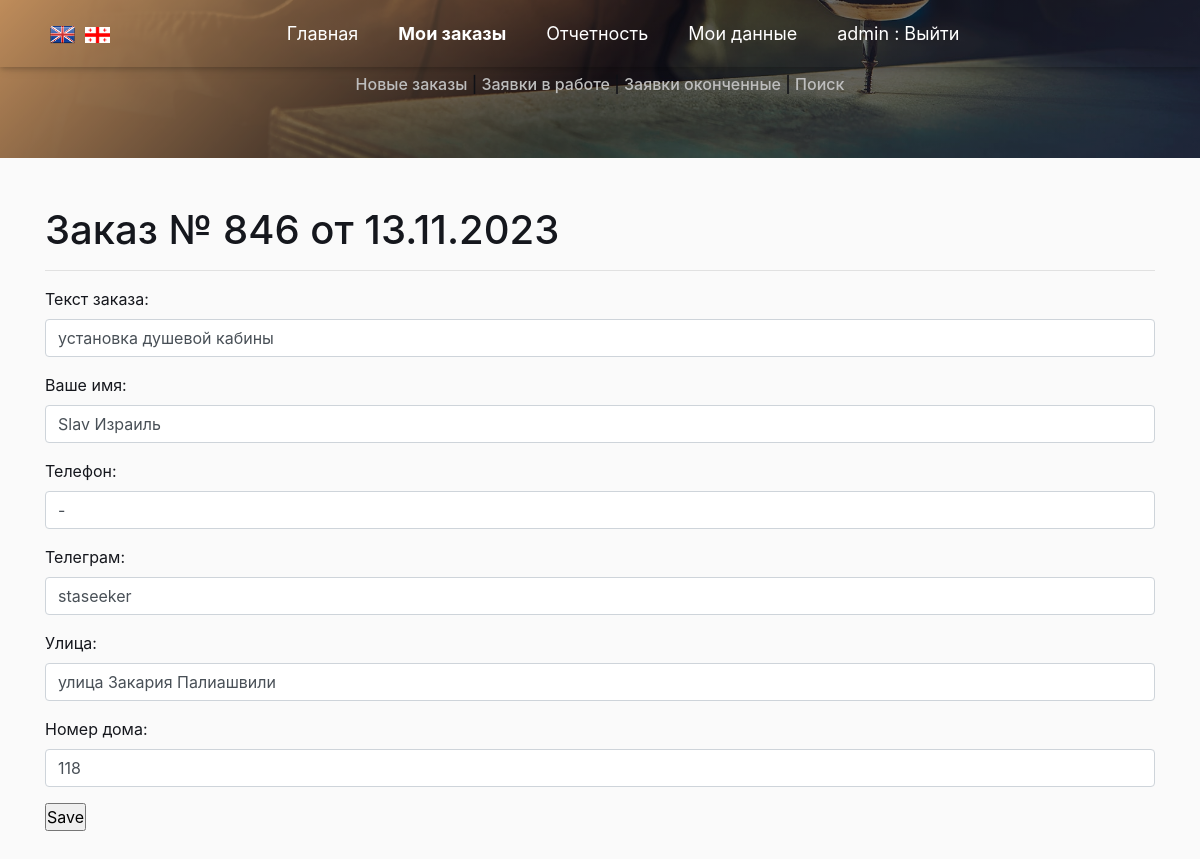
The page /list_order/update/846 (signed in) on the database as committed earlier.
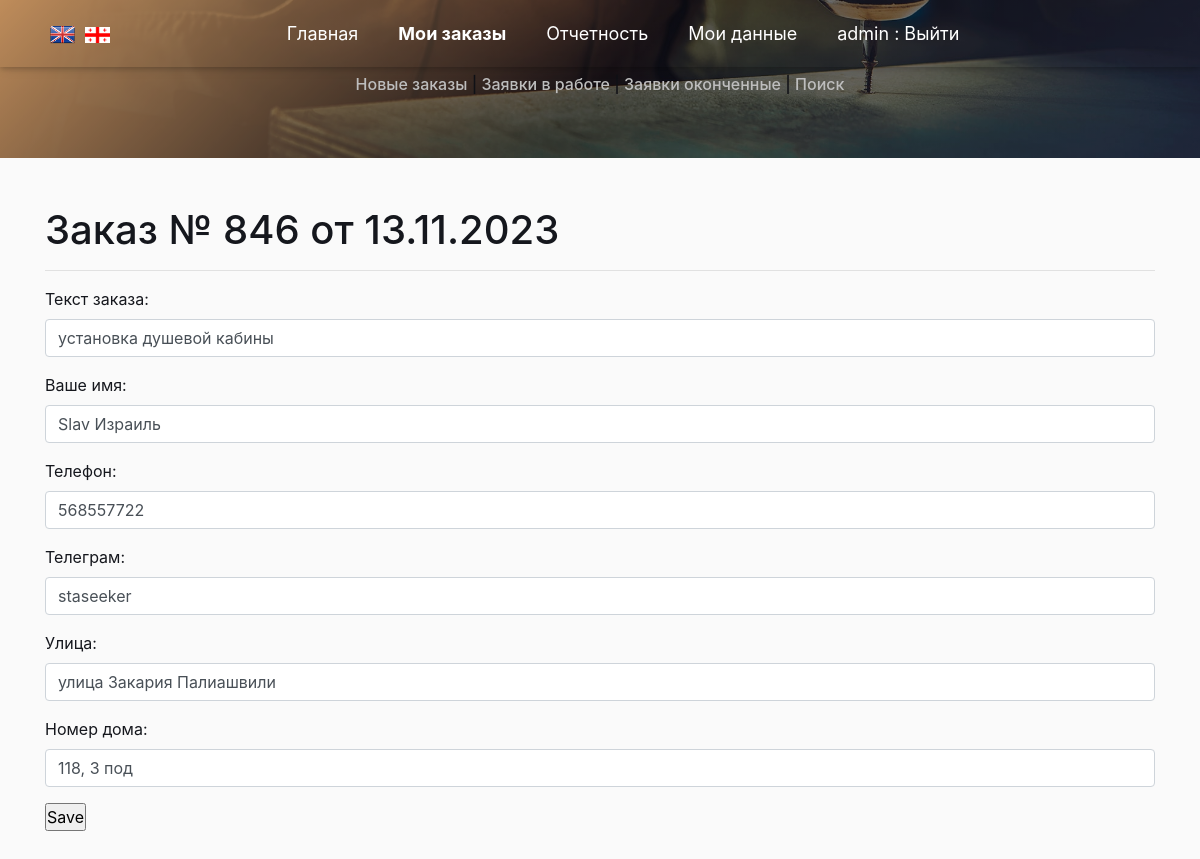
The same page on the database as committed later.
### app_site/models.py (models this page shows)
class OrderList(models.Model):
    time_in = models.DateTimeField(auto_now_add=True, verbose_name='Дата заказа')
    time_out = models.DateTimeField(null=True, blank=True, verbose_name='Дата выполнения')
    repairer_id = models.ForeignKey(User, on_delete=models.SET_NULL, null=True, blank=True,
                                    verbose_name='Мастер', default='', )
    price = models.DecimalField(decimal_places=2, max_digits=7, null=True, blank=True, verbose_name='Стоимость работ')
    text_order = models.CharField(max_length=1500, verbose_name='Описание проблемы', blank=True, null=True)
    customer_name = models.CharField(max_length=50, verbose_name='Ваше имя')
    customer_phone = models.CharField(max_length=16, verbose_name='Телефон')
    customer_telegram = models.CharField(max_length=26, verbose_name='Telegram', blank=True, null=True)
    customer_code = models.CharField(max_length=16, verbose_name='Код организации', blank=True, null=True)
    address_city = models.CharField(max_length=2, choices=CITY_CHOICES, default='TB', null=True, blank=True,
                                    verbose_name='Город')
    order_status = models.CharField(max_length=3, choices=ORDER_STATUS, default='BEG', null=True, blank=True,
                                    verbose_name='Статус заказа')
    address_street_app = models.CharField(max_length=150, verbose_name='Улица', null=True, blank=True)
    address_num = models.CharField(max_length=10, verbose_name='Номер дома', null=True, blank=True)
    services = models.ManyToManyField('Service', through='Invoice')
    class Meta:
        verbose_name = 'Список заказов'
        verbose_name_plural = 'Список заказов'

### app_site/views.py (the view, shortened to what this page needs)
# urls.py: path('list_order/update/<int:pk>', OrderUpdate.as_view(), name='update'),
class OrderUpdate(LoginRequiredMixin, UpdateView):
    model = OrderList
    template_name = 'order_update.html'
    form_class = OrderForm
    def get_context_data(self, **kwargs):
        context = super().get_context_data(**kwargs)
        context['time_in'] = self.object.time_in
        context['pk'] = self.object.pk
        return context

### templates/order_update.html (shortened to what this page needs)
{% extends 'flatpages/default_user.html' %}
{% block body %}
<h1>Заказ № {{ pk }} от {{ time_in|date:"d.m.Y" }}</h1>
<hr>
<form action="" method="post" enctype="multipart/form-data">
    {{ form.as_p }}
    <input type="submit" value="Save" />
</form>
{% endblock body %}

Rows that differ between the two databases and show on the page:
changed OrderList "установка душевой кабины": customer_phone "-" → "568557722"; address_num "118" → "118, 3 под"
